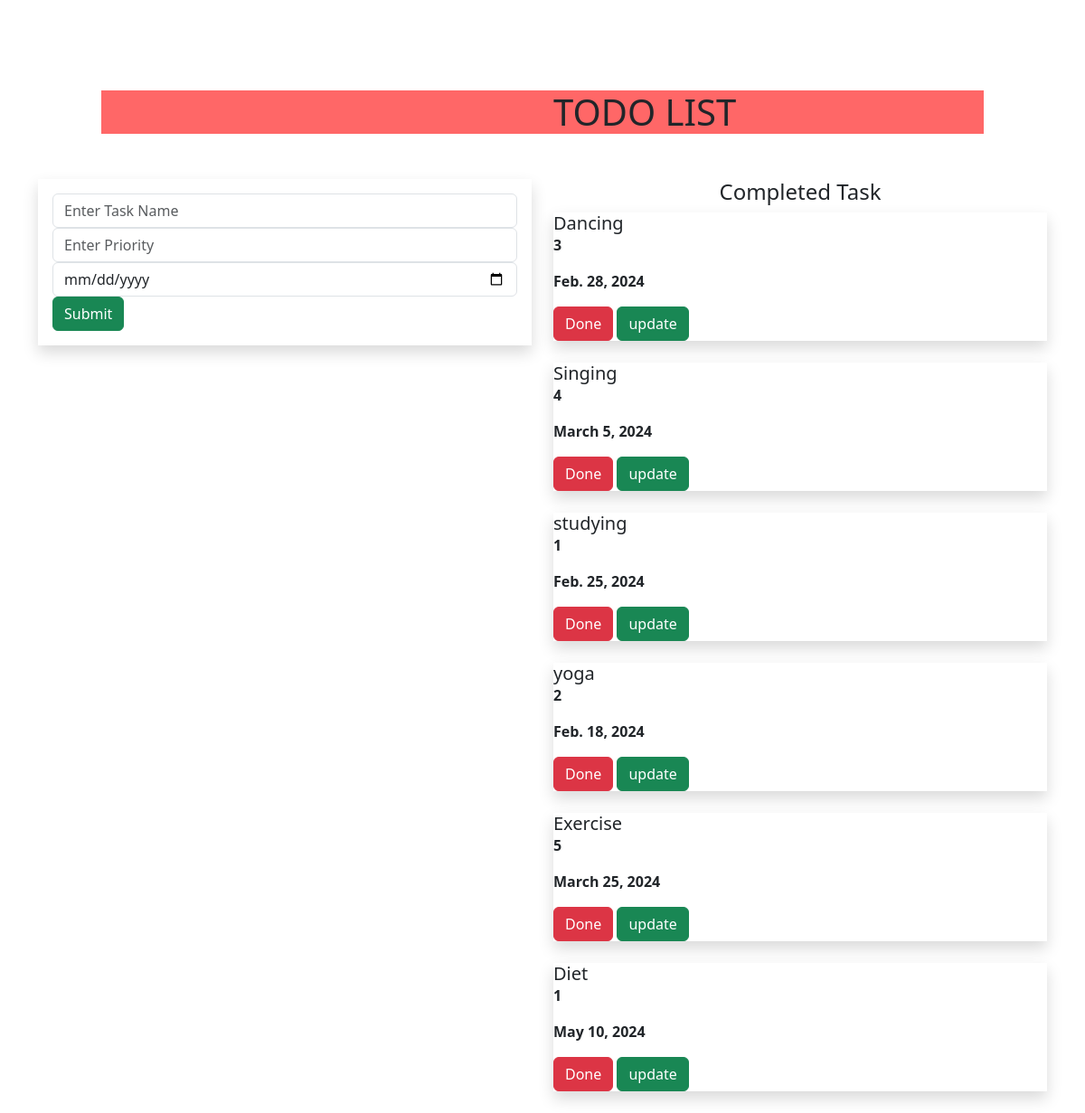
The page / on the database its author committed.
### todoapp/models.py (models this page shows, shortened)
class Task(models.Model):
    name = models.CharField(max_length=250)
    priority = models.IntegerField()
    date = models.DateField()

### todoapp/views.py (the view)
# urls.py: path('',views.home,name="home"),
def home(request):
    task1 = Task.objects.all()
    if request.method == "POST":
        name = request.POST.get('task', ' ')
        priority = request.POST.get('priority', ' ')
        date = request.POST.get('date', ' ')
        task = Task(name=name, priority=priority, date=date)
        task.save()
    return render(request, 'home.html', {'task1': task1})

### templates/home.html (shortened to what this page needs)
{% extends 'base.html' %}
{% block content %}
<div class="container-fluid">
    <div class="row">
        <div class="col-md-12">
            <div class="banner">
                <div class="banner-text">
                    <h1> TODO LIST</h1>
                </div>
            </div>
        </div>
    </div>
</div>
<div class ="container">
    <div class="row">
        <div class ="col-md-6">
           <form  method="POST" class=" p-3 shadow">
               <div class ="form-group">
                    <input type="text" class="form-control" name ="task" placeholder="Enter Task Name">
               </div>
               <div class ="form-group">
                 <input type="text" class="form-control" name ="priority" placeholder="Enter Priority">
               </div>
                <div class ="form-group">
                 <input type="date" class="form-control" name ="date" placeholder="Enter the Date ">
               </div>
                 <input type="submit" class="btn btn-success">
           </form>
        </div>
        <div class ="col-md-6">
              <center>
            <h4> Completed Task</h4>
                  </center>
                  {% for i in task1 %}
            <div class="shadow">
                <div class="card_body">
                    <h5 class="card-title">{{i.name}}</h5>
                    <p><b>{{i.priority}}</b></p>
                     <p><b>{{i.date}}</b></p>
                    <a class="btn btn-danger"  href="{%url 'delete' i.id %}">Done</a>
                      <a class="btn btn-success"  href="{%url 'update' i.id %}">update</a>
                </div>
            </div>
            <br>
            {% endfor %}
        </div>
    </div>
</div>
{% endblock %}

### templates/base.html (shortened to what this page needs)
{% load static %}
<!DOCTYPE html>
<html lang="en">
<head>
<link rel="stylesheet" href="https://cdn.jsdelivr.net/npm/bootstrap@5.3.2/dist/css/bootstrap.min.css">
<link rel="stylesheet" href="{% static 'style.css' %}">
</head>
<body>
{% block content %}
{% endblock %}
</body>
</html>

### static/style.css (style rules this page uses)
.banner { background-color: rgb(255,103,103); margin-top :100px; margin-right:100px; margin-left:100px; margin-bottom:50px; margin-height :100px; }
.banner-text { margin-left : 500px; margin-top :50px; }

### rows shown on the page
Task: name "Dancing", priority "3", date "Feb. 28, 2024"
Task: name "Singing", priority "4", date "March 5, 2024"
Task: name "studying", priority "1", date "Feb. 25, 2024"
Task: name "yoga", priority "2", date "Feb. 18, 2024"
Task: name "Exercise", priority "5", date "March 25, 2024"
Task: name "Diet", priority "1", date "May 10, 2024"
